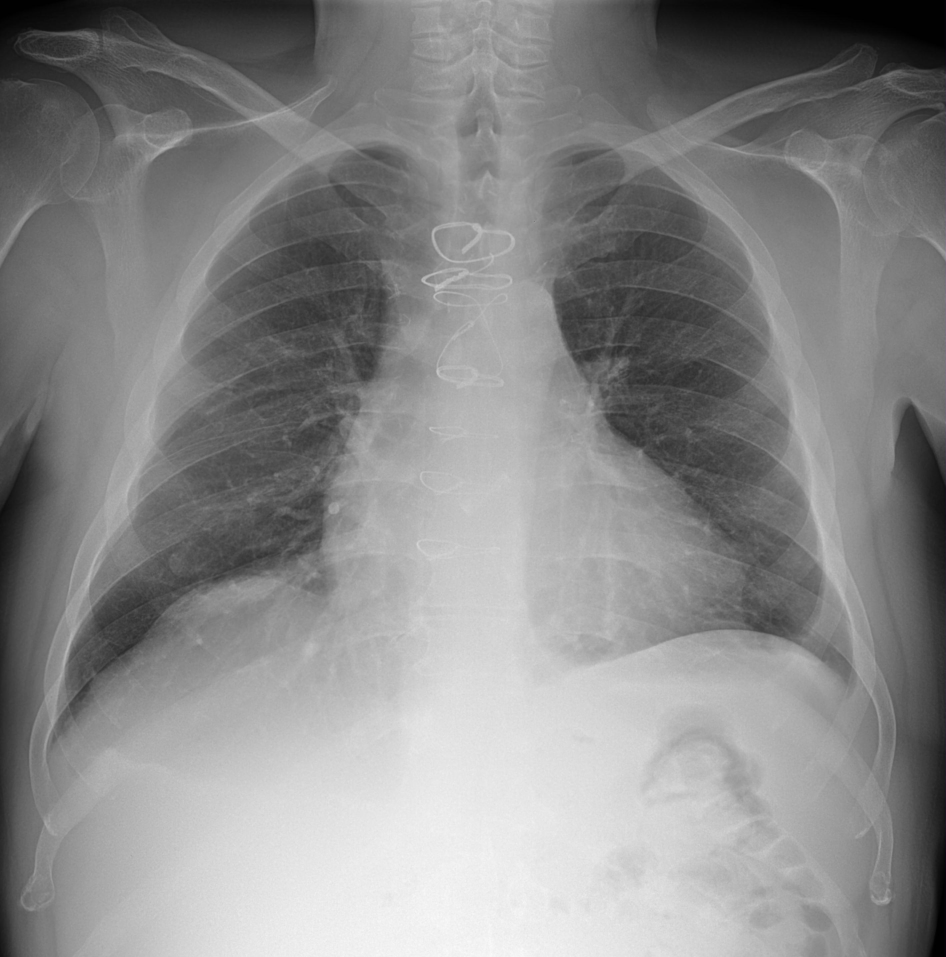
%> input picture ASM_old/ASM_10/Normoesposta.jpg, 2837 x 2871 px (shown at 1/3 size)
$ octave gabor.m   (GNU Octave 9; MATLAB toolbox functions it lacks are replaced by stand-ins)
%> lines starting %> are read from the running program, lines starting %| are printed output that depends on the picture

%Trasformata di Gabor: implementa la trasformata di Gabor e la sua trasformata di Fourier

clear,clc,
close all

RGB = imread('Normoesposta.jpg');
Imm = rgb2gray(RGB);      %converte l'immagine da RGB a scale di grigio

figure
imagesc(Imm),(colormap(gray))
% load Liver
% I=abs(LiverImage);
I=Imm(1:30:2837,1:30:2837);
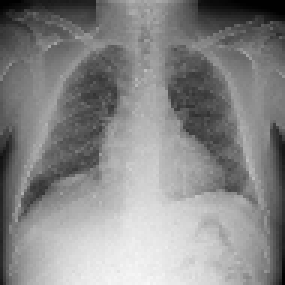
%> I: size 95x95 uint8 (shown 3 times larger); min 1, max 248, mean 135.6

dx=1;              %campionamento spaziale (fittizio)
delta_y=dx;

%----------immagine di partenza---------------
% figure('Name','Immagine di partenza')
% colormap(gray(256));
% image(I),title('immagine di partenza');

FI=abs(fftshift(fft2(I,256,256)));
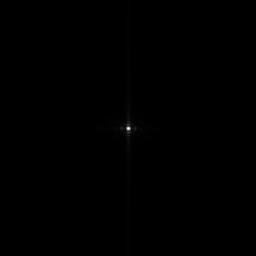
%> FI: size 256x256 double; min 1.46, max 1223384, mean 1622.7; drawn with min black and max white
figure
imagesc(FI)
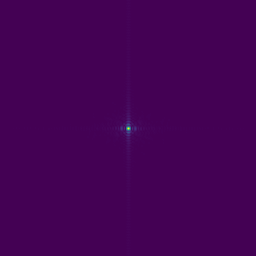
%> displayed picture: size 256x256x3, on the screen's scale of 0 to 255; mean R, G, B 68, 1.2, 84.2

[ri,co]=size(I);
%> ri = 95; co = 95

%---------------realizzazione dei filtri-----------------

L=length(FI)-1;           %dimensione della maschera
%> L = 255
L1=length(FI);
%> L1 = 256
x=[0:dx:L];
%> x = 256 values from 0 to 255
Nx=length(x);
%> Nx = 256
y=[0:dx:L];
%> y = 256 values from 0 to 255
Ny=length(y);
%> Ny = 256
sigma_val=[7];          %si possono provare diversi valori della sigma
dettaglio=dx;

fx=-1/(2*dx):1/(Nx*dx):1/(2*dx)-1/(Nx*dx);
%> fx = 256 values from -0.5 to 0.496
fy=-1/(2*delta_y):1/(Ny*delta_y):1/(2*delta_y)-1/(Ny*delta_y);

M=8;          %numero di campionamenti della fase di K
nimax=6;       %numero di campionamenti del modulo di K
f=sqrt(2);

k_max=pi/2/dettaglio;

%%%%%quantizzazione del modulo
k_max_val = zeros(1,nimax);
for my_index = 0:(nimax-1)
    k_max_val(my_index+1) = k_max/(f^my_index);
end
k_max_val

%%%quantizzazione della fase
angolo = zeros(1,M);
for my_index = 0:(M-1)
    angolo(my_index+1) = 2*pi*my_index/M;
end
angolo
Ix=length(angolo);
Iy=length(k_max_val);
%> (the run ends here)

$ run again, with ASM_old/ASM_10/Sottoesposta.jpg copied over ASM_old/ASM_10/Normoesposta.jpg
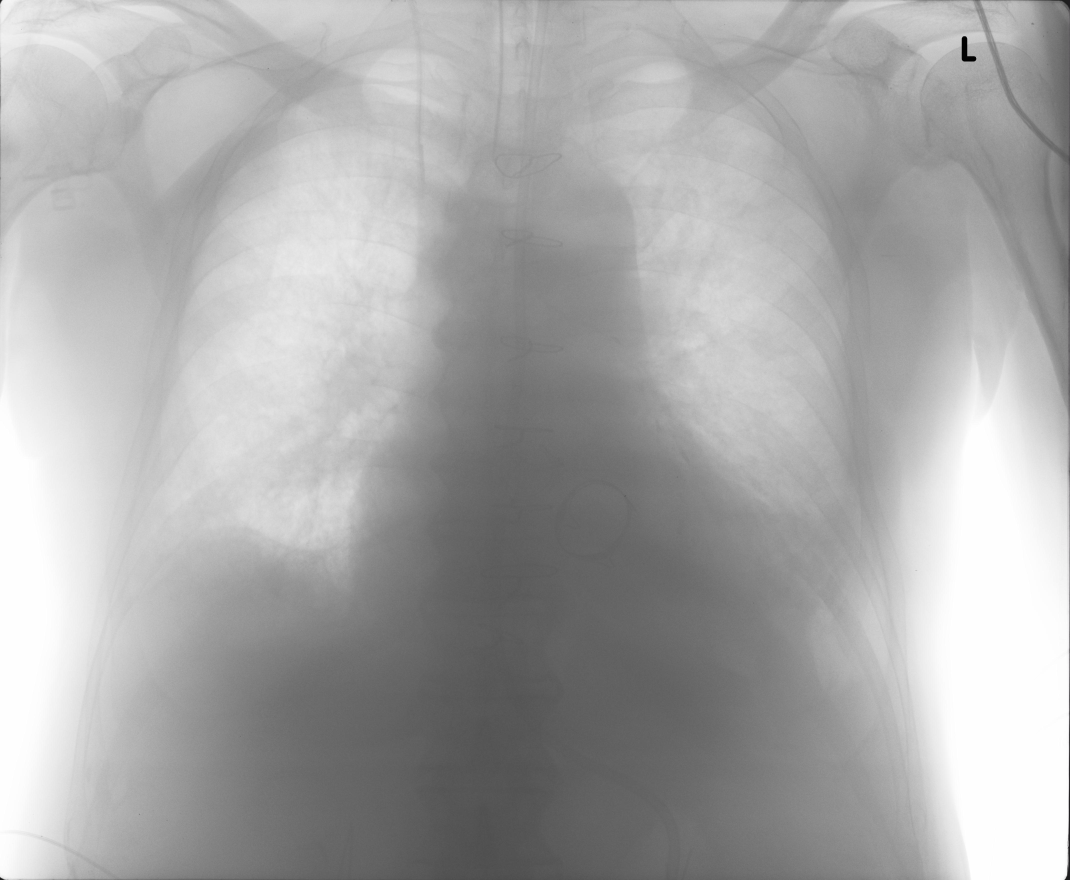
%> input picture ASM_old/ASM_10/Sottoesposta.jpg, 4280 x 3520 px (shown at 1/4 size)
%> `I=Imm(1:30:2837,1:30:2837);`:
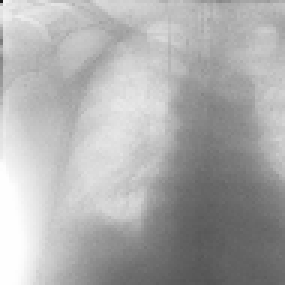
%> I: size 95x95 uint8 (shown 3 times larger); min 30, max 254, mean 172.8

$ run again, with ASM_old/ASM_10/Sovraesposta.jpg copied over ASM_old/ASM_10/Normoesposta.jpg
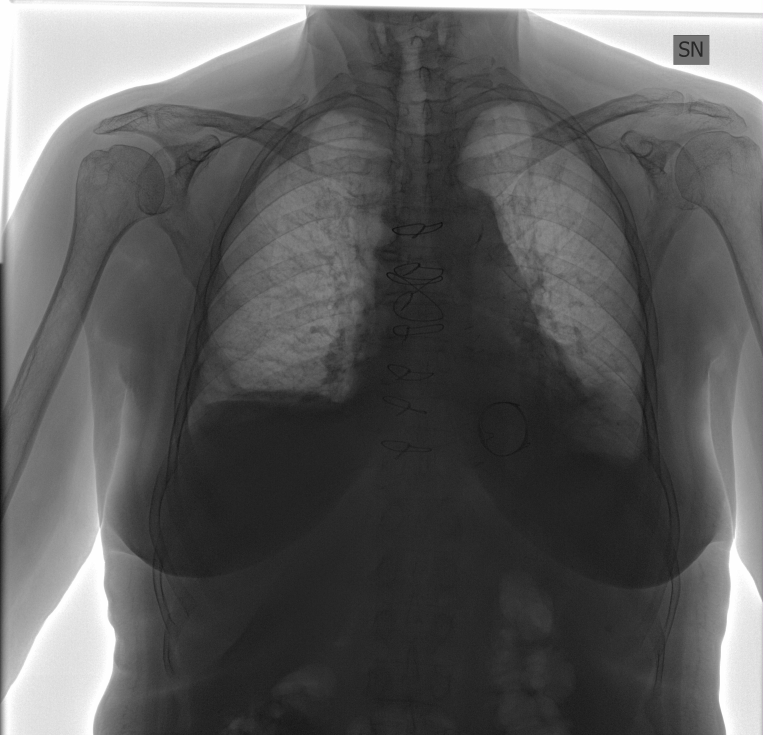
%> input picture ASM_old/ASM_10/Sovraesposta.jpg, 3052 x 2940 px (shown at 1/4 size)
%> `I=Imm(1:30:2837,1:30:2837);`:
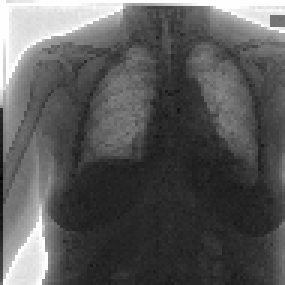
%> I: size 95x95 uint8 (shown 3 times larger); min 2, max 255, mean 89.5
